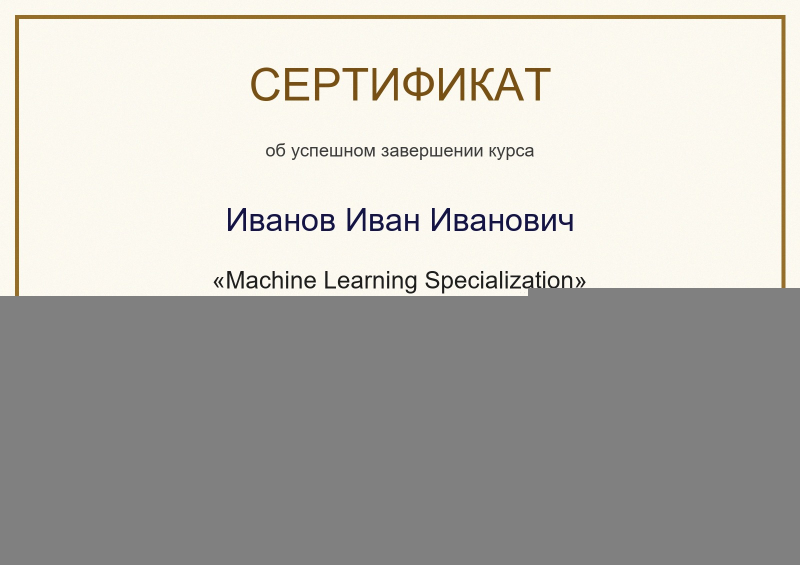
#> input picture samples/images/certificate_truncated.jpg, 1600 x 1130 px (shown at 1/2 size)
$ python -i imaging.py   (imports and definitions only)   (older library calls are emulated)
#> lines starting #> are read from the running program, lines starting #| are printed output that depends on the picture
#> further down, picture is the input picture: shape (1130, 1600, 3); mean B, G, R 179.7, 185.1, 187.2
from __future__ import annotations

import io
import re
from pathlib import Path

import cv2
import numpy as np
from PIL import ExifTags, Image, ImageFile

ImageFile.LOAD_TRUNCATED_IMAGES = False

EDITORS = re.compile(
    r"photoshop|gimp|paint\.net|pixlr|canva|snapseed|lightroom|affinity|corel|fotor|picsart|"
    r"photopea|facetune|meitu|remini|stable diffusion|midjourney|dall-?e|firefly",
    re.I,
)
EXIF_TAGS = {v: k for k, v in ExifTags.TAGS.items()}

BLUR_SHARP = 120.0
BLUR_SLIGHT = 40.0


# [48 lines left out: functions check_integrity, _to_bgr, not called in this run]


def blur_analysis(bgr: np.ndarray) -> dict:
    gray = cv2.cvtColor(bgr, cv2.COLOR_BGR2GRAY)
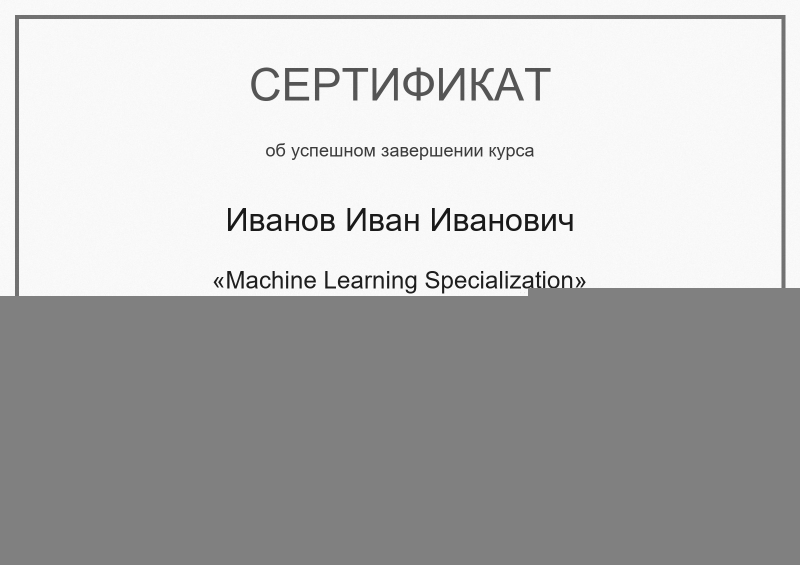
#> gray: shape (1130, 1600) (shown at 1/2 size); min 13, max 255, mean 185.1
    h, w = gray.shape
#> h = 1130; w = 1600
    scale = 1024 / max(h, w)
#> scale = 0.64
    if scale < 1:
        gray = cv2.resize(gray, (int(w * scale), int(h * scale)), interpolation=cv2.INTER_AREA)
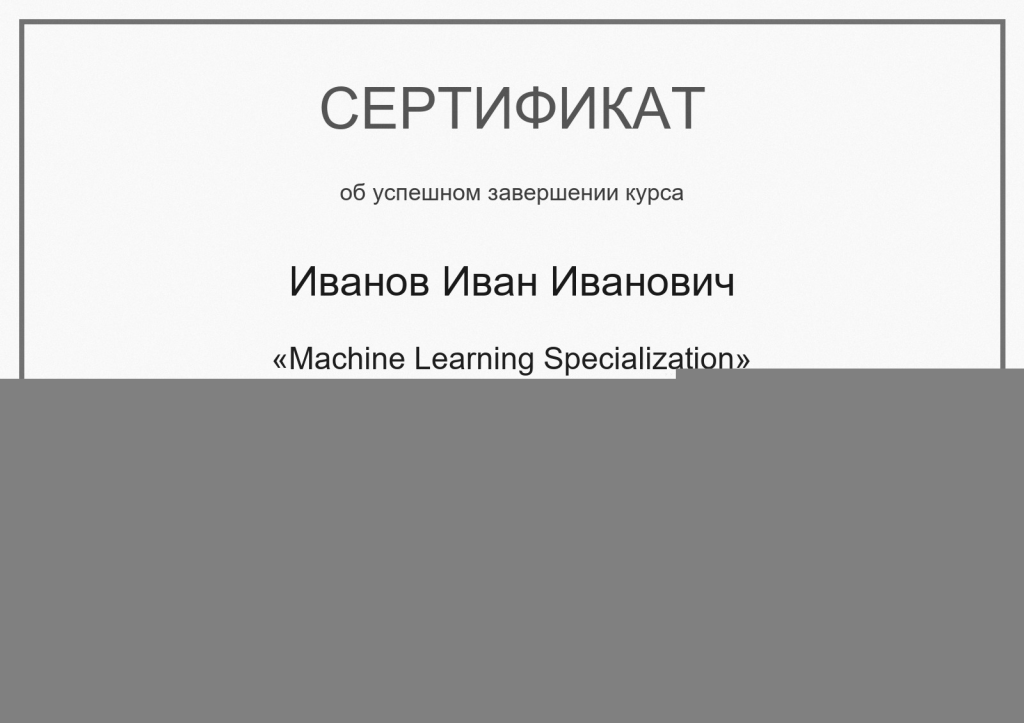
#> gray: shape (723, 1024); min 20, max 252, mean 185.1
    h, w = gray.shape
#> h = 723; w = 1024
    lap = cv2.Laplacian(gray, cv2.CV_64F)
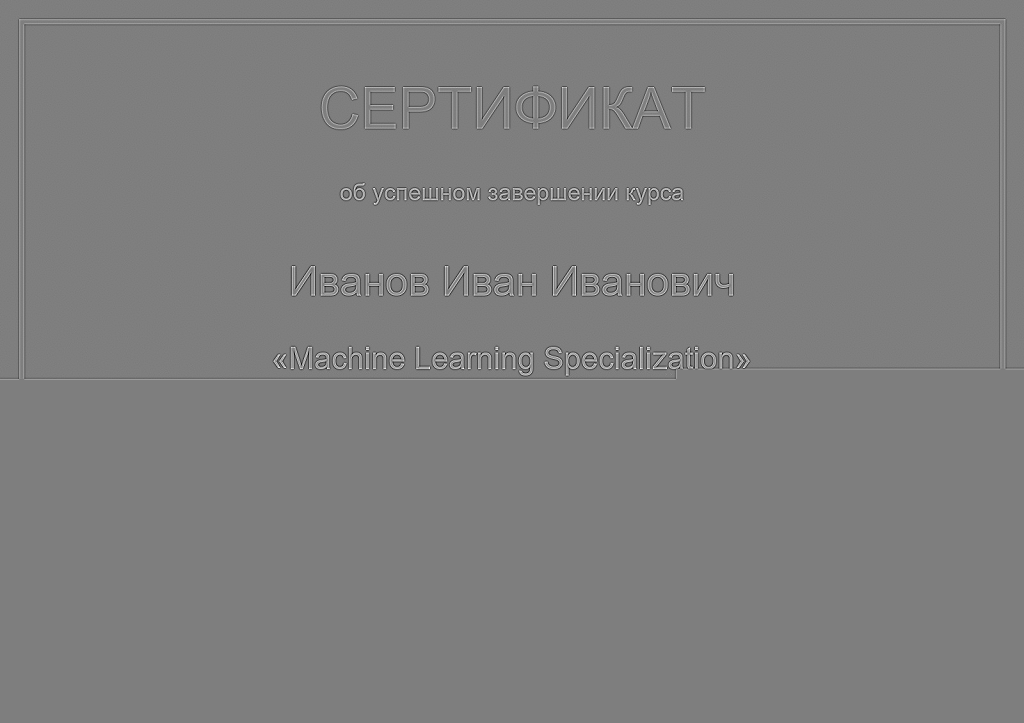
#> lap: shape (723, 1024) float64; min -395, max 400, mean 0; drawn with min black and max white
    gh, gw = max(1, h // 64), max(1, w // 64)
#> gh = 11; gw = 16
    vals = []
    for i in range(gh):
        for j in range(gw):
            ys, xs = slice(i * h // gh, (i + 1) * h // gh), slice(j * w // gw, (j + 1) * w // gw)
            tile = gray[ys, xs]
            if tile.std() < 6:
                continue
            vals.append(lap[ys, xs].var())
#> after the loop, vals = 66 values, max 4589.3 at index 60, min 117.6 at index 62, mean 1491.7
    if len(vals) < max(2, gh * gw * 0.02):
        return {"score": None, "label": "unknown", "text": "Недостаточно контента для оценки резкости (почти пустое изображение)"}
    score = float(np.percentile(vals, 90))
#> score = 3892.6
    if score >= BLUR_SHARP:
        label, text = "sharp", "Резкое"
    elif score >= BLUR_SLIGHT:
        label, text = "slight", "Слегка размытое"
    else:
        label, text = "blurred", "Размытое"
    return {"score": round(score, 1), "label": label, "text": text, "thresholds": {"sharp": BLUR_SHARP, "slight": BLUR_SLIGHT}}


# [122 lines left out: functions read_qr, exif_signals, ela_analysis, noise_analysis, not called in this run]


def _is_text_document(gray: np.ndarray) -> bool:
    q = (gray // 16).ravel()
    return bool(np.bincount(q, minlength=16).max() / q.size > 0.55)


# [73 lines left out: functions copy_move, tamper_analysis, not called in this run]

>>> import cv2
>>> picture = cv2.imread('../samples/images/certificate_truncated.jpg')
>>> result = blur_analysis(picture)
#> result = 4 items
